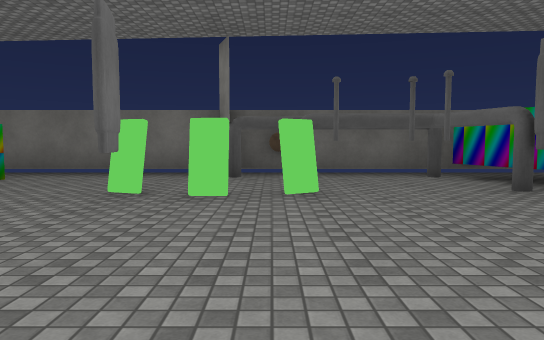
view 1 (above)

15 first-person views from a walk through a 3-D level made in the Unity game engine. The camera is 1.3 m above the floor, tilts 4° down and sees 70° across. The floor is counted in squares, 2 m on a side. Each view is taken from the middle of a square. On the plan, view 1 faces up. The plan holds only what a view shows up to about 11 squares ahead; the rest is blank. The place goes on beyond the plan. Some surface patterns are stand-ins.

view 2
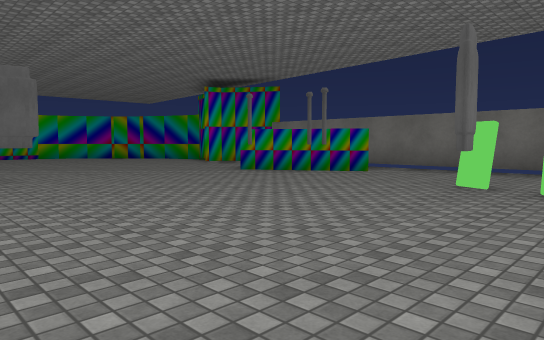

view 3
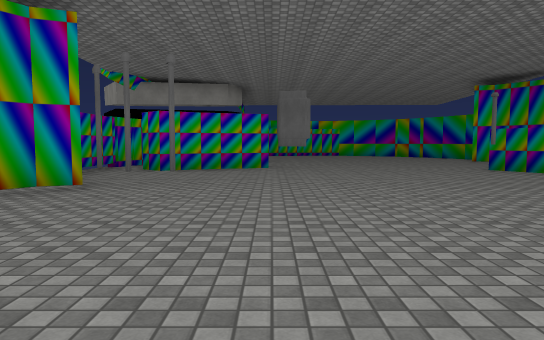

view 4
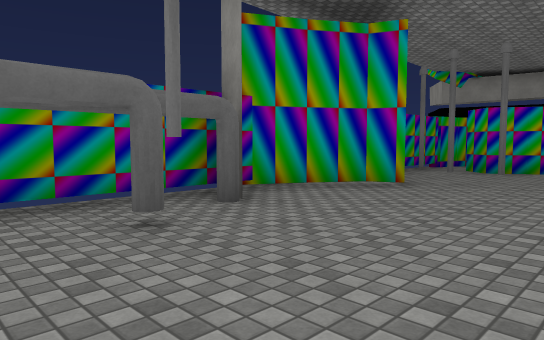

view 5
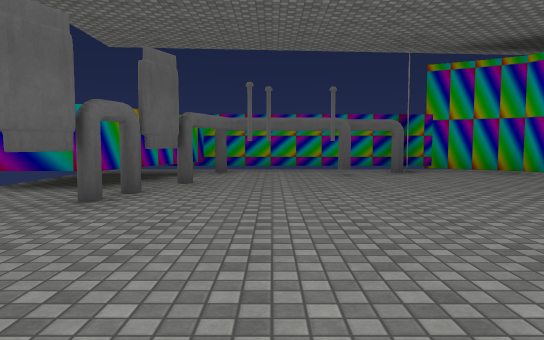

view 6
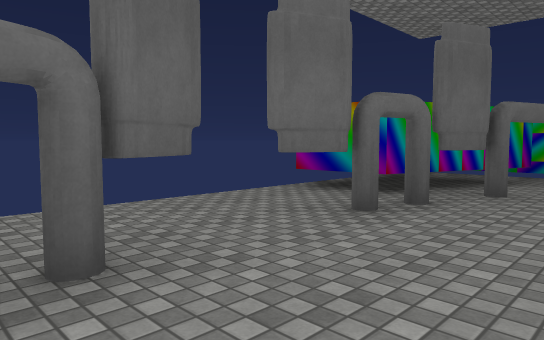

view 7
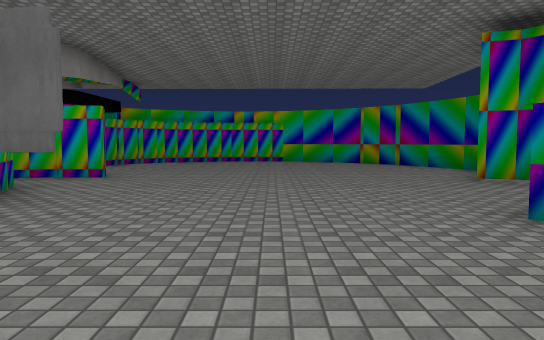

view 8
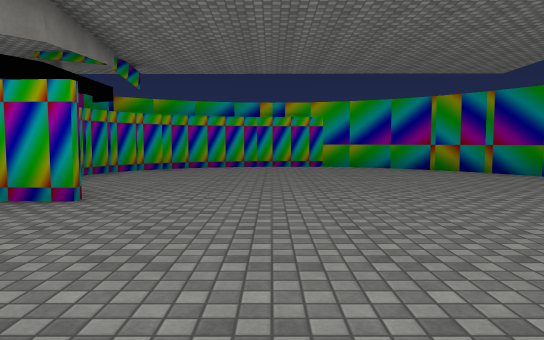

view 9
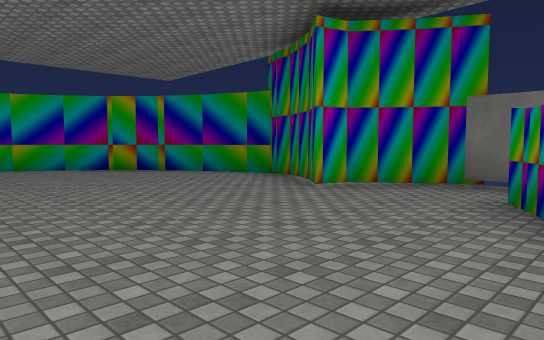

view 10
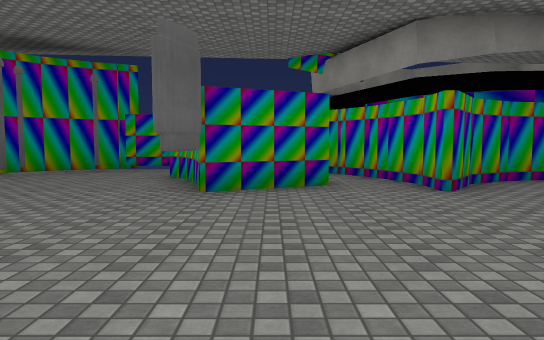

view 11
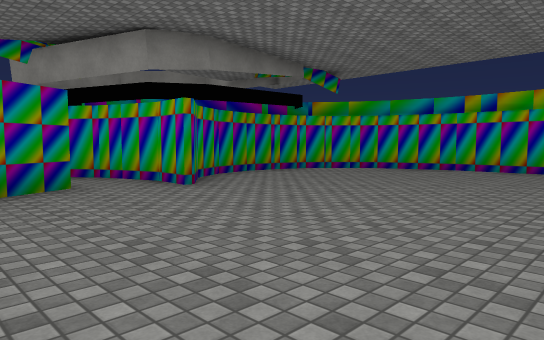

view 12
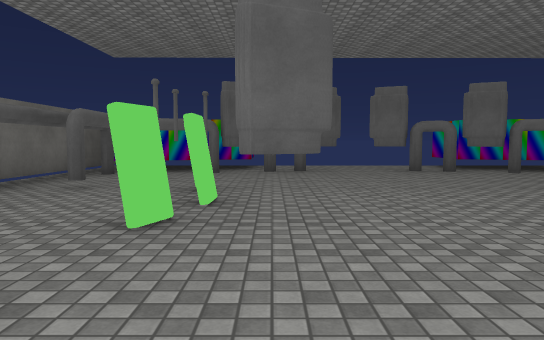

view 13
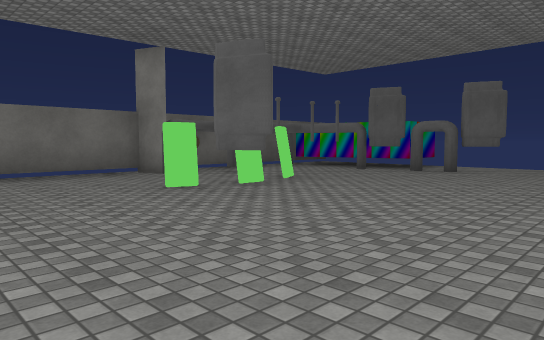

view 14
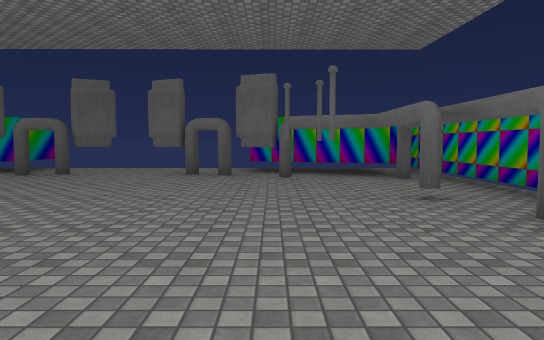

view 15
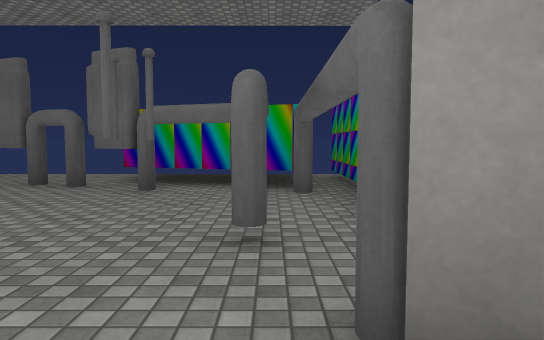

### Floor plan
Points are (right, up) in squares from view 1. A wall is a line through its corners. A room is listed if a view was taken in it or the views show most of it. See-through windows are left out.
Room 1 (views 1, 2, 3, 4, 5, 6, 7, 8, 9, 10, 11, 12, 13, 14, 15)
walls: (-8, -0.5) (-7.7, -1.3); (-7.7, -1.2) (-7.4, -2); (-7.5, -1.9) (-7, -2.6) (-7.6, -3.2); (-7.6, 5.9) (-8.1, 6.8); (-4.6, 6.9) (-7.4, 5.1); (-0.5, 4.7) (-1, 4.7); (-4.1, -3.3) (-3.6, -2.7) (-3.3, -3.3) (-2.5, -3.8) (-1.8, -4.2) (5.6, -4.2); (-9.9, -0.9) (-8.5, -0.3); (-5, -4) (-4, -3.3); (-11.3, -0.1) (-11.3, -1.1) (-11, -2); (-0.8, 7.4) (-1.1, 8.1); (-8.4, 8) (-9, 8) (-9.7, 7.6); (-8.4, -4.2) (-5.6, -4.2) (-4.8, -3.9); (-11.1, -1.8) (-10.8, -2.5); (-1.2, -4.2) (-0.9, -3.4); (-10.9, -2.3) (-10.4, -3); (-9.3, -3.9) (-8.4, -4.1); (-9.6, 7.7) (-10.4, 7) (-10.6, 6.5) (-11.2, 7.1); (-11.1, 7) (-12.1, 7.6); (-12, 7.6) (-12.6, 7.7); (-12.7, 7.8) (-13.5, 7.7); (-13.4, 7.7) (-14.5, 7.2) (-15.5, 6.6); (3.5, -3.6) (4.5, -0.5) (6, -0.5); (-14.9, -1.7) (-14, -1.8) (-13, -1.6) (-12.2, -1.1) (-11.5, -0.2); (4.5, 8) (-5.6, 8); (6.1, 4.5) (4.5, 4.5) (3.5, 7.6); (-15.4, 6.7) (-16.3, 5.8); (-16.2, -1.1) (-15.5, -1.5) (-14.8, -1.8); (-16.2, 6) (-16.9, 5); (-16.9, 5.1) (-17.4, 4.1) (-17.6, 3.4) (-17.5, 1.5); (-17.4, 0.8) (-17, -0.2) (-16.1, -1.2); (-17.6, 1.7) (-17.3, 0.7)
objects: other object (-8, 0) to (-8, 1); other object (-4, -2); other object (-2, 4); other object (-2, 5); other object (0, 5); other object (1, -3); other object (1, -2) to (2, -2); other object (1, 6) to (2, 6); other object (1, 7); other object (4, -1); other object (4, 0); other object (4, 1); other object (4, 3); other object (4, 4); other object (4, 5)

Positions as (right, up) in squares from view 1, and headings:
1: (0, 0), facing up
2: (0, -1), facing up-left
3: (2, 0), facing left
4: (2, 0), facing down-left
5: (2, 5), facing down
6: (2, 4), facing down-right
7: (-4, 3), facing left
8: (-7, 2), facing left
9: (-7, 2), facing up-left
10: (-9, 5), facing down
11: (-8, 5), facing down-left
12: (-5, 4), facing right
13: (-5, 0), facing up-right
14: (-4, -1), facing right
15: (-2, -3), facing right
